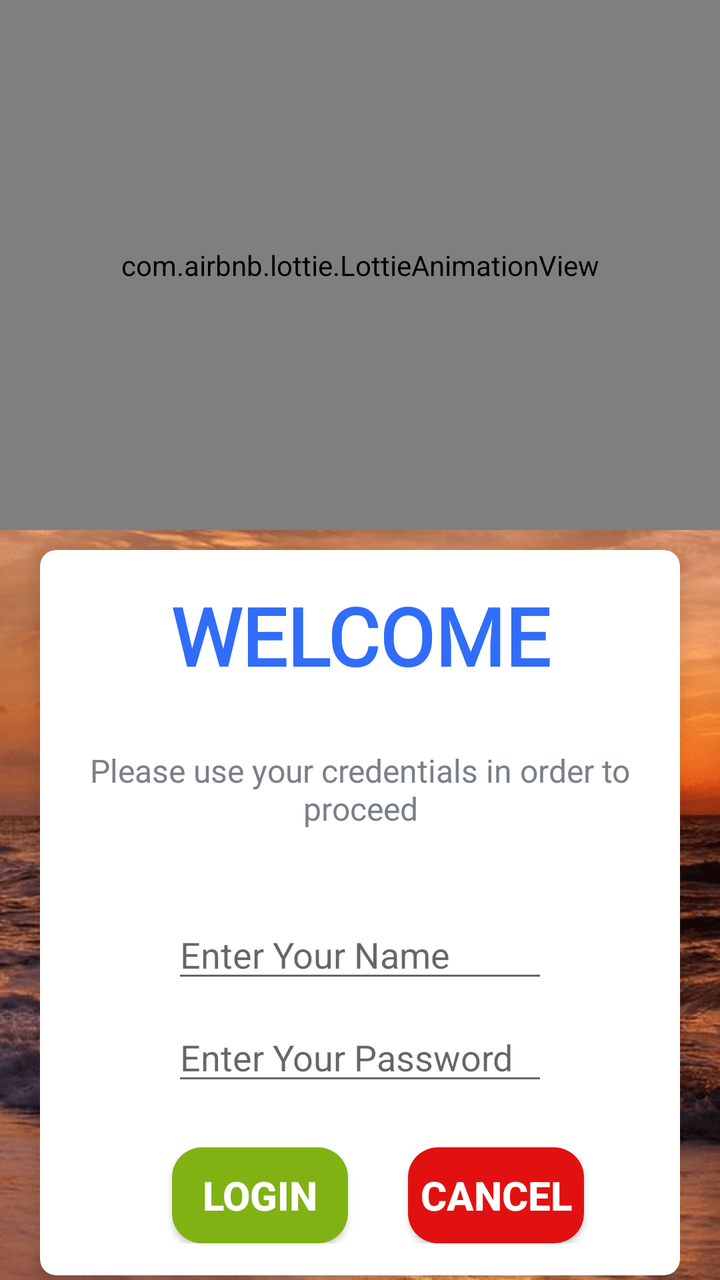
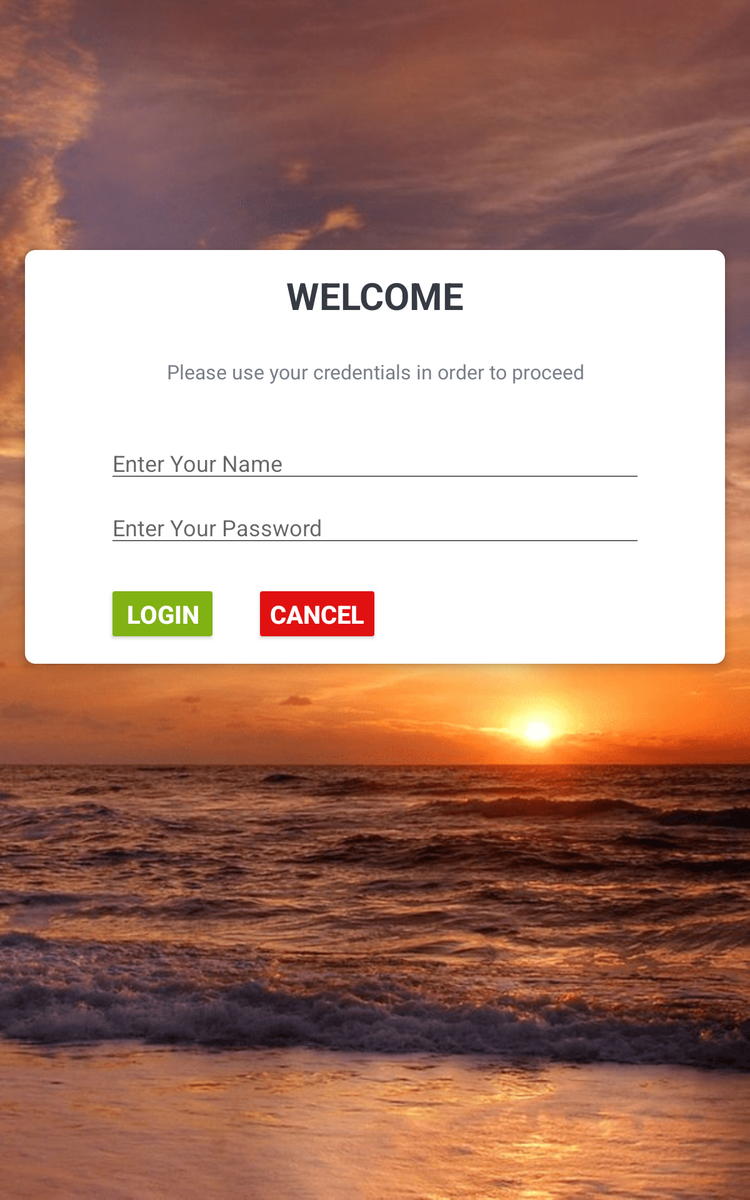

First picture: res/layout/ on a phone held upright. Second picture: the repository's own variant of that layout, on a device whose configuration matches the variant's folder. Source for both follows.
<!-- AndroidManifest.xml: activity theme NoActionBarTheme -->
<!-- res/layout/activity_login.xml -->
<?xml version="1.0" encoding="utf-8"?>
<LinearLayout xmlns:android="http://schemas.android.com/apk/res/android"
    xmlns:app="http://schemas.android.com/apk/res-auto"
    xmlns:tools="http://schemas.android.com/tools"
    android:layout_width="match_parent"
    android:layout_height="match_parent"
    android:background="#b9ebcf"
    tools:context=".LoginActivity">

    <LinearLayout
        android:layout_width="match_parent"
        android:layout_height="wrap_content"
        android:orientation="vertical"
        android:background="@drawable/ic_bg"
        app:layout_constraintBottom_toBottomOf="parent"
        app:layout_constraintEnd_toEndOf="parent"
        app:layout_constraintStart_toStartOf="parent"
        app:layout_constraintTop_toTopOf="parent">

        

























































        <com.airbnb.lottie.LottieAnimationView
            android:id="@+id/lottieimg"
            android:layout_width="match_parent"
            android:layout_height="265dp"
            android:layout_below="@id/mytext"
            app:lottie_autoPlay="true"
            app:lottie_loop="true"

            app:lottie_rawRes="@raw/login" />

        <androidx.cardview.widget.CardView
            android:layout_width="match_parent"
            android:layout_height="wrap_content"
            android:layout_marginStart="20dp"
            android:layout_marginTop="10dp"

            android:layout_marginEnd="20dp"
            android:background="@android:color/white"
            app:cardCornerRadius="8dp"
            app:cardElevation="5dp">

            <LinearLayout
                android:layout_width="match_parent"
                android:layout_height="wrap_content"
                android:orientation="vertical"

                android:padding="16dp">

                <TextView
                    android:layout_width="match_parent"
                    android:layout_height="wrap_content"
                    android:layout_marginBottom="30dp"
                    android:fontFamily="@font/bungee_inline"
                    android:gravity="center"
                    android:text="@string/welcome"
                    android:textColor="#306DF8"
                    android:textSize="40sp"
                    android:textStyle="bold" />

                <TextView
                    android:layout_width="match_parent"
                    android:layout_height="wrap_content"
                    android:layout_marginBottom="40dp"
                    android:gravity="center"
                    android:text="Please use your credentials in order to proceed"
                    android:textColor="#7A8089"
                    android:textSize="16sp" />


                <EditText
                    android:id="@+id/splash_txt_username"
                    android:layout_width="match_parent"
                    android:layout_height="wrap_content"
                    android:layout_marginLeft="50dp"
                    android:layout_marginRight="50dp"
                    android:layout_marginBottom="10dp"
                    android:layout_weight="1"
                    android:ems="10"
                    android:hint="Enter Your Name"
                    android:inputType="textPersonName"
                    android:textCursorDrawable="@android:drawable/ic_menu_edit" />

                <EditText
                    android:id="@+id/splash_txt_password"
                    android:layout_width="match_parent"
                    android:layout_height="wrap_content"
                    android:layout_marginLeft="50dp"
                    android:layout_marginRight="50dp"
                    android:layout_marginBottom="10dp"
                    android:layout_weight="1"
                    android:ems="10"
                    android:hint="Enter Your Password"
                    android:inputType="textPassword"
                    android:textCursorDrawable="@android:drawable/ic_menu_edit" />


                <LinearLayout
                    android:layout_width="match_parent"
                    android:layout_height="match_parent"
                    android:orientation="horizontal">

                    <Button
                        android:id="@+id/splash_btn_login"
                        android:layout_width="wrap_content"
                        android:layout_height="wrap_content"
                        android:layout_marginStart="50dp"
                        android:layout_marginLeft="50dp"
                        android:layout_marginTop="16dp"
                        android:layout_marginEnd="30dp"
                        android:layout_marginRight="30dp"
                        android:background="@drawable/loginroundbutton"
                        android:gravity="center"
                        android:text="@string/login"
                        android:textColor="@android:color/white"
                        android:textSize="20sp"
                        android:textStyle="bold"></Button>

                    <Button
                        android:id="@+id/splash_btn_cancel"
                        android:layout_width="wrap_content"
                        android:layout_height="wrap_content"
                        android:layout_marginTop="16dp"
                        android:background="@drawable/loginroundcancel"
                        android:text="@string/cancel"
                        android:textColor="@android:color/white"
                        android:textSize="20sp"
                        android:textStyle="bold"
                        app:backgroundTint="@color/fab_background"></Button>
                </LinearLayout>

            </LinearLayout>

        </androidx.cardview.widget.CardView>
    </LinearLayout>
</LinearLayout>
<!-- resources referenced by this layout -->
<resources>
  <color name="fab_background">#E11111</color>
  <!-- drawable ic_bg: png bitmap (drawable, 233080 bytes) -->
  <!-- drawable loginroundbutton (drawable) -->
  <?xml version="1.0" encoding="utf-8"?>
  <shape xmlns:android="http://schemas.android.com/apk/res/android" android:shape="rectangle">
      <solid android:color="@color/green" />
      <corners android:topLeftRadius="15dp"
          android:bottomRightRadius="15dp"
          android:topRightRadius="15dp"
          android:bottomLeftRadius="15dp"/>
  </shape>
  <!-- drawable loginroundcancel (drawable) -->
  <?xml version="1.0" encoding="utf-8"?>
  <shape xmlns:android="http://schemas.android.com/apk/res/android" android:shape="rectangle">
      <solid android:color="@color/fab_background" />
      <corners android:topLeftRadius="15dp"
          android:bottomRightRadius="15dp"
          android:topRightRadius="15dp"
          android:bottomLeftRadius="15dp"/>
  </shape>
  <string name="cancel">CANCEL</string>
  <string name="login">LOGIN</string>
  <string name="welcome">WELCOME</string>
  <style name="NoActionBarTheme" parent="Theme.AppCompat.Light.NoActionBar">
          
          <item name="colorPrimary">@color/colorPrimary</item>
          <item name="colorPrimaryDark">@color/colorPrimaryDark</item>
          <item name="colorAccent">@color/colorAccent</item>
  
      </style>
  <color name="green">#81b214</color>
  <color name="colorPrimary">#3700B3</color>
  <color name="colorPrimaryDark">#3700B3</color>
  <color name="colorAccent">#03DAC5</color>
</resources>
<!-- res/layout-sw600dp/activity_login.xml (the repository's variant of the layout above) -->
<!-- drawn on a 7-inch tablet held upright -->
<?xml version="1.0" encoding="utf-8"?>
<LinearLayout xmlns:android="http://schemas.android.com/apk/res/android"
    xmlns:app="http://schemas.android.com/apk/res-auto"
    xmlns:tools="http://schemas.android.com/tools"
    android:layout_width="match_parent"
    android:layout_height="match_parent"
    android:background="#b9ebcf"
    tools:context=".LoginActivity">

    <LinearLayout
        android:layout_width="match_parent"
        android:layout_height="match_parent"
        android:background="@drawable/ic_bg"
        android:orientation="vertical"
        app:layout_constraintBottom_toBottomOf="parent"
        app:layout_constraintEnd_toEndOf="parent"
        app:layout_constraintStart_toStartOf="parent"
        app:layout_constraintTop_toTopOf="parent">

        
        
        
        
        
        
        
        
        

        
        
        
        
        
        
        
        
        
        

        
        
        
        
        
        
        
        
        
        

        
        
        
        
        
        
        
        

        
        
        
        
        
        

        
        
        
        
        
        

        


        <androidx.cardview.widget.CardView
            android:layout_width="match_parent"
            android:layout_height="wrap_content"
            android:layout_marginStart="20dp"
            android:layout_marginTop="200dp"

            android:layout_marginEnd="20dp"
            android:background="@android:color/white"
            app:cardCornerRadius="8dp"
            app:cardElevation="5dp">

            <LinearLayout
                android:layout_width="match_parent"
                android:layout_height="wrap_content"
                android:orientation="vertical"

                android:padding="16dp">

                <TextView
                    android:layout_width="match_parent"
                    android:layout_height="wrap_content"
                    android:layout_marginBottom="30dp"
                    android:gravity="center"
                    android:text="@string/welcome"
                    android:textColor="#363A43"
                    android:textSize="30sp"
                    android:textStyle="bold" />

                <TextView
                    android:layout_width="match_parent"
                    android:layout_height="wrap_content"
                    android:layout_marginBottom="40dp"
                    android:gravity="center"
                    android:text="Please use your credentials in order to proceed"
                    android:textColor="#7A8089"
                    android:textSize="16sp" />


                <EditText
                    android:id="@+id/splash_txt_username"
                    android:layout_width="match_parent"
                    android:layout_height="wrap_content"
                    android:layout_marginLeft="50dp"
                    android:layout_marginRight="50dp"
                    android:layout_marginBottom="10dp"
                    android:layout_weight="1"
                    android:ems="10"
                    android:hint="Enter Your Name"
                    android:inputType="textPersonName" />

                <EditText
                    android:id="@+id/splash_txt_password"
                    android:layout_width="match_parent"
                    android:layout_height="wrap_content"
                    android:layout_marginLeft="50dp"
                    android:layout_marginRight="50dp"
                    android:layout_marginBottom="10dp"
                    android:layout_weight="1"
                    android:ems="10"
                    android:hint="Enter Your Password"
                    android:inputType="textPassword" />


                <LinearLayout
                    android:layout_width="match_parent"
                    android:layout_height="match_parent"
                    android:orientation="horizontal">

                    <Button
                        android:id="@+id/splash_btn_login"
                        android:layout_width="wrap_content"
                        android:layout_height="wrap_content"
                        android:layout_marginStart="50dp"
                        android:layout_marginLeft="50dp"
                        android:layout_marginTop="16dp"
                        android:layout_marginEnd="30dp"
                        android:layout_marginRight="30dp"
                        android:gravity="center"
                        android:text="@string/login"
                        android:textColor="@android:color/white"
                        android:textSize="20sp"
                        android:textStyle="bold"
                        app:backgroundTint="@color/green"></Button>

                    <Button
                        android:id="@+id/splash_btn_cancel"
                        android:layout_width="wrap_content"
                        android:layout_height="wrap_content"
                        android:layout_marginTop="16dp"
                        android:text="@string/cancel"
                        android:textColor="@android:color/white"
                        android:textSize="20sp"
                        android:textStyle="bold"
                        app:backgroundTint="@color/fab_background"></Button>
                </LinearLayout>

            </LinearLayout>

        </androidx.cardview.widget.CardView>
    </LinearLayout>
</LinearLayout>
<!-- resources referenced by the variant -->
<!-- as a 7-inch tablet held upright resolves them -->
<resources>
  <color name="fab_background">#E11111</color>
  <color name="green">#81b214</color>
  <!-- drawable ic_bg: png bitmap (drawable, 233080 bytes) -->
  <string name="cancel">CANCEL</string>
  <string name="login">LOGIN</string>
  <string name="welcome">WELCOME</string>
  <style name="NoActionBarTheme" parent="Theme.AppCompat.Light.NoActionBar">
          
          <item name="colorPrimary">@color/colorPrimary</item>
          <item name="colorPrimaryDark">@color/colorPrimaryDark</item>
          <item name="colorAccent">@color/colorAccent</item>
  
      </style>
  <color name="colorPrimary">#3700B3</color>
  <color name="colorPrimaryDark">#3700B3</color>
  <color name="colorAccent">#03DAC5</color>
</resources>
